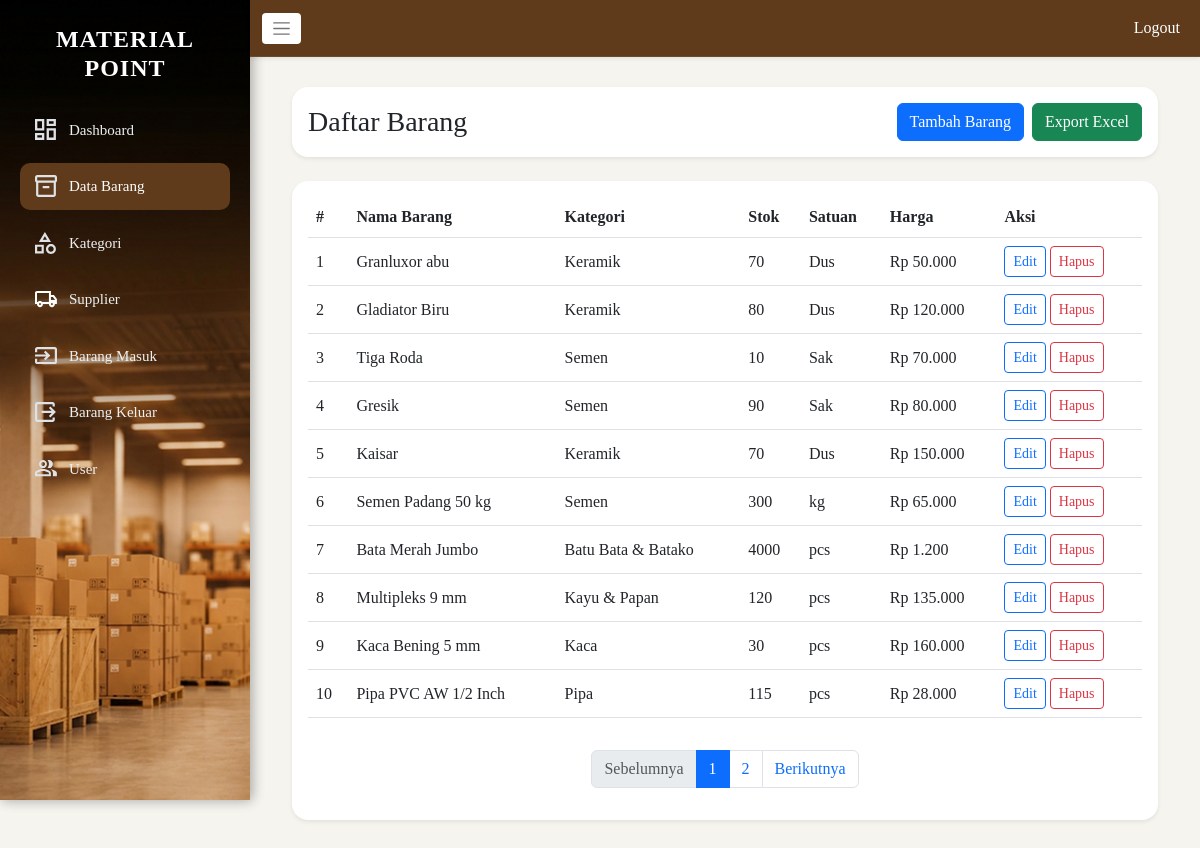
The page /barang/data_barang.php (signed in) on the database its author committed.
### tables this page shows
CREATE TABLE `barang` (
  `id_barang` int(11) NOT NULL,
  `nama_barang` varchar(100) NOT NULL,
  `id_kategori` int(11) NOT NULL,
  `stok` int(11) NOT NULL DEFAULT 0,
  `satuan` varchar(50) DEFAULT NULL,
  `harga` int(11) NOT NULL
);

CREATE TABLE `kategori` (
  `id_kategori` int(11) NOT NULL,
  `nama_kategori` varchar(100) NOT NULL
);

### barang/data_barang.php (the view, shortened to what this page needs)
<?php
include '../koneksi_db.php';
$perPage = 10;
$page    = isset($_GET['page']) && is_numeric($_GET['page']) ? max(1, intval($_GET['page'])) : 1;
$offset  = ($page - 1) * $perPage;
$totalRows = 0;
$res = $conn->query("SELECT COUNT(*) AS total FROM barang");
if ($res) { $totalRows = (int)$res->fetch_assoc()['total']; $res->free(); }
$totalPages = max(1, (int)ceil($totalRows / $perPage));
$dataBarang = [];
$sql = "SELECT b.id_barang, b.nama_barang, b.stok, b.satuan, b.harga, k.nama_kategori
        FROM barang b
        JOIN kategori k ON b.id_kategori = k.id_kategori
        ORDER BY b.id_barang ASC LIMIT ? OFFSET ?";
if ($stmt = $conn->prepare($sql)) {
    $stmt->bind_param("ii", $perPage, $offset);
    $stmt->execute();
    $result = $stmt->get_result();
    while ($row = $result->fetch_assoc()) { $dataBarang[] = $row; }
}
?>
<!DOCTYPE html>
<html>
<head>
    <link href="https://cdn.jsdelivr.net/npm/bootstrap@5.3.0/dist/css/bootstrap.min.css" rel="stylesheet">
    <link rel="stylesheet" href="../asset/css/style.css">
</head>
<body class="admin-dashboard">
<div class="sidebar d-none d-md-block">
    <?php include '../layout/sidebar.php'; ?>
</div>
<div class="main-wrapper">
    <?php include '../layout/nav.php'; ?>
    <div class="content">
        <div class="container-fluid">
            <div class="row mb-4">
                <div class="col-md-12">
                    <div class="card shadow-sm border-0 rounded-4">
                        <div class="card-body d-flex justify-content-between align-items-center">
                            <h3 class="mb-0">Daftar Barang</h3>
                            <div class="d-flex gap-2">
                                <?php if ($role === 'admin'): ?>
                                    <a href="tambah_barang.php" class="btn btn-primary">Tambah Barang</a>
                                <?php endif; ?>
                                <a href="export_barang.php" class="btn btn-success">Export Excel</a>
                            </div>
                        </div>
                    </div>
                </div>
            </div>
            <div class="row g-4">
                <div class="col-12">
                    <div class="card shadow-sm border-0 rounded-4">
                        <div class="card-body">
                            <div class="table-responsive">
                                <table class="table table-hover align-middle">
                                    <thead>
                                        <tr>
                                            <th>#</th>
                                            <th>Nama Barang</th>
                                            <th>Kategori</th>
                                            <th>Stok</th>
                                            <th>Satuan</th>
                                            <th>Harga</th>
                                            <?php if ($role === 'admin'): ?><th>Aksi</th><?php endif; ?>
                                        </tr>
                                    </thead>
                                    <tbody>
                                        <?php if (empty($dataBarang)): ?>
                                            <tr><td colspan="7" class="text-center text-muted">Belum ada data barang.</td></tr>
                                        <?php else: ?>
                                            <?php foreach ($dataBarang as $barang): ?>
                                                <tr class="<?php echo (intval($barang['stok']) <= 5) ? 'table-warning' : ''; ?>">
                                                    <td><?php echo intval($barang['id_barang']); ?></td>
                                                    <td><?php echo htmlspecialchars($barang['nama_barang']); ?></td>
                                                    <td><?php echo htmlspecialchars($barang['nama_kategori']); ?></td>
                                                    <td>
                                                        <?php echo intval($barang['stok']); ?>
                                                    </td>
                                                    <td><?php echo htmlspecialchars($barang['satuan'] ?? '-'); ?></td>
                                                    <td>Rp <?php echo number_format($barang['harga'], 0, ',', '.'); ?></td>
                                                    <?php if ($role === 'admin'): ?>
                                                        <td>
                                                            <a href="edit_barang.php?id=<?php echo intval($barang['id_barang']); ?>" class="btn btn-sm btn-outline-primary">Edit</a>
                                                            <form method="POST" action="proses/proses_delete.php" style="display:inline"
                                                                  onsubmit="return confirm('Apakah Anda yakin ingin menghapus barang ini?')">
                                                                <button type="submit" class="btn btn-sm btn-outline-danger">Hapus</button>
                                                            </form>
                                                        </td>
                                                    <?php endif; ?>
                                                </tr>
                                            <?php endforeach; ?>
                                        <?php endif; ?>
                                    </tbody>
                                </table>
                            </div>
                            <?php if ($totalPages > 1): ?>
                            <nav class="mt-3">
                                <ul class="pagination justify-content-center">
                                    <li class="page-item <?php echo $page <= 1 ? 'disabled' : ''; ?>">
                                        <a class="page-link" href="?page=<?php echo $page - 1; ?>">Sebelumnya</a>
                                    </li>
                                    <?php for ($i = 1; $i <= $totalPages; $i++): ?>
                                        <li class="page-item <?php echo $i === $page ? 'active' : ''; ?>">
                                            <a class="page-link" href="?page=<?php echo $i; ?>"><?php echo $i; ?></a>
                                        </li>
                                    <?php endfor; ?>
                                    <li class="page-item <?php echo $page >= $totalPages ? 'disabled' : ''; ?>">
                                        <a class="page-link" href="?page=<?php echo $page + 1; ?>">Berikutnya</a>
                                    </li>
                                </ul>
                            </nav>
                            <?php endif; ?>
                        </div>
                    </div>
                </div>
            </div>
        </div>
    </div>
</div>
</body>
</html>

### asset/css/style.css (style rules this page uses)
body { background: #f6f4ef; font-family: "Poppins"; padding-top: 40px; }
::placeholder { font-size: 16px; }
.sidebar { width: 250px; height: 100vh; background: url("../img/sidebar.png") no-repeat center center; background-size: cover; position: fixed; top: 0; left: 0; padding: 25px 20px; box-shadow: 2px 0 12px rgba(0, 0, 0, 0.18); transition: transform 0.3s ease, padding 0.3s ease, box-shadow 0.3s ease; }
body.admin-dashboard { padding-top: 0; }
.content { margin-left: 270px; padding: 30px; transition: margin-left 0.3s ease, padding 0.3s ease; }
.main-wrapper { margin-left: 250px; transition: margin-left 0.3s ease; }
.main-wrapper .content { margin-left: 0; }

### rows shown on the page
barang: id_barang "1", nama_barang "Granluxor abu", id_kategori.nama_kategori "Keramik", stok "70", satuan "Dus", harga "50.000"
barang: id_barang "2", nama_barang "Gladiator Biru", id_kategori.nama_kategori "Keramik", stok "80", satuan "Dus", harga "120.000"
barang: id_barang "3", nama_barang "Tiga Roda", id_kategori.nama_kategori "Semen", stok "10", satuan "Sak", harga "70.000"
barang: id_barang "4", nama_barang "Gresik", id_kategori.nama_kategori "Semen", stok "90", satuan "Sak", harga "80.000"
barang: id_barang "5", nama_barang "Kaisar", id_kategori.nama_kategori "Keramik", stok "70", satuan "Dus", harga "150.000"
barang: id_barang "6", nama_barang "Semen Padang 50 kg", id_kategori.nama_kategori "Semen", stok "300", satuan "kg", harga "65.000"
barang: id_barang "7", nama_barang "Bata Merah Jumbo", id_kategori.nama_kategori "Batu Bata & Batako", stok "4000", satuan "pcs", harga "1.200"
barang: id_barang "8", nama_barang "Multipleks 9 mm", id_kategori.nama_kategori "Kayu & Papan", stok "120", satuan "pcs", harga "135.000"
barang: id_barang "9", nama_barang "Kaca Bening 5 mm", id_kategori.nama_kategori "Kaca", stok "30", satuan "pcs", harga "160.000"
barang: id_barang "10", nama_barang "Pipa PVC AW 1/2 Inch", id_kategori.nama_kategori "Pipa", stok "115", satuan "pcs", harga "28.000"
